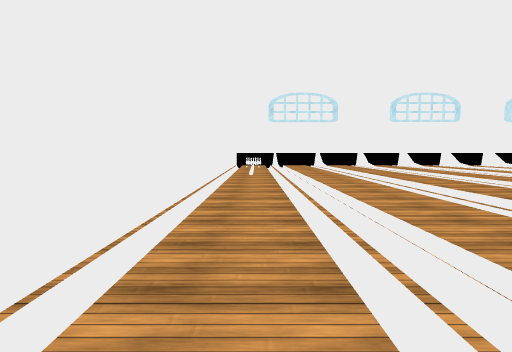
View 1 (above)

24 first-person views from a walk through a 3-D level made in the Unity game engine. The camera is 1.3 m above the floor, tilts 4° down and sees 75° across. The floor is counted in squares, 1 m on a side. Each view is taken from the middle of a square. On the plan, view 1 faces up. The plan holds only what a view shows up to about 14 squares ahead; the rest is blank. Surface patterns are stand-ins for the level's own textures.

View 2
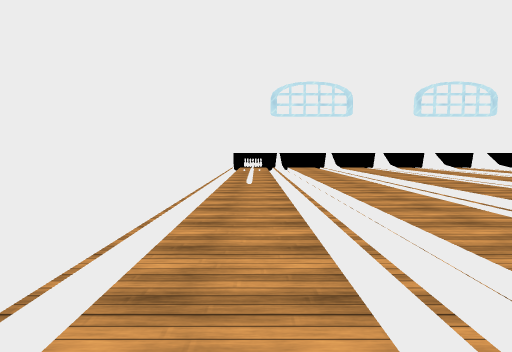

View 3
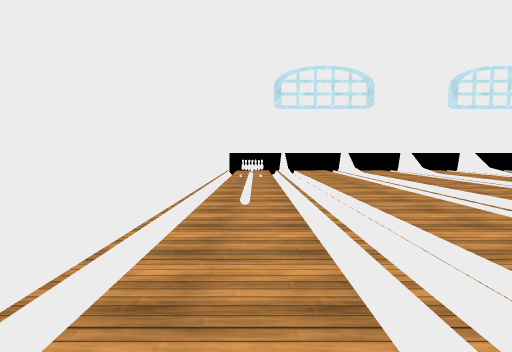

View 4
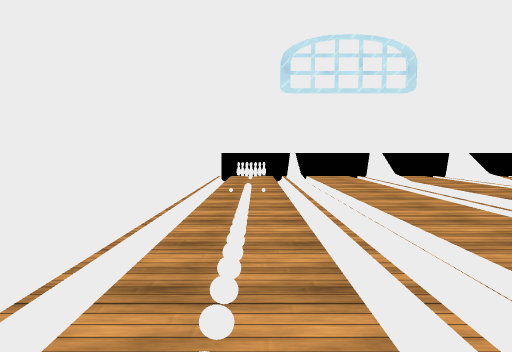

View 5
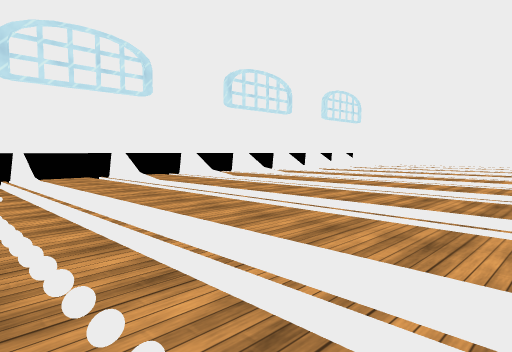

View 6
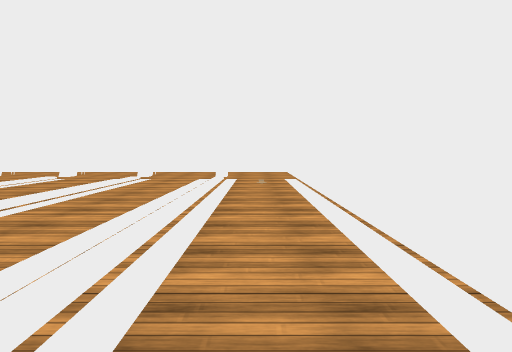

View 7
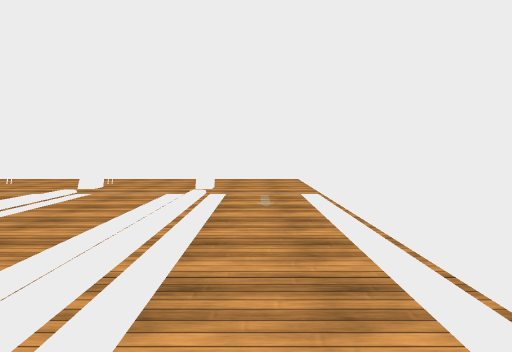

View 8
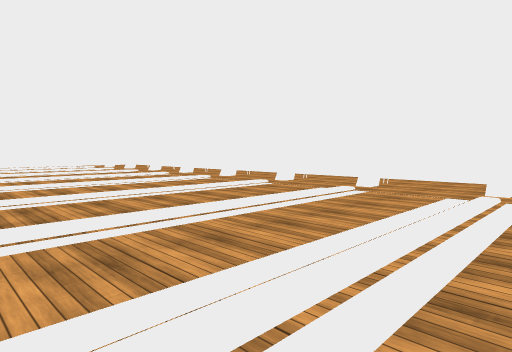

View 9
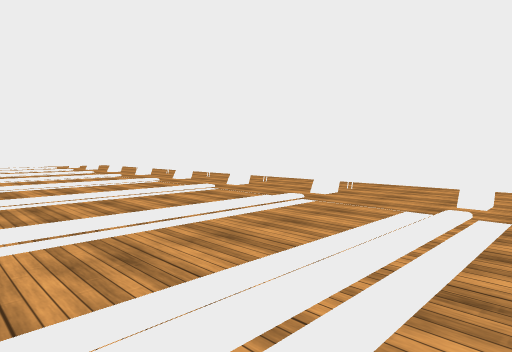

View 10
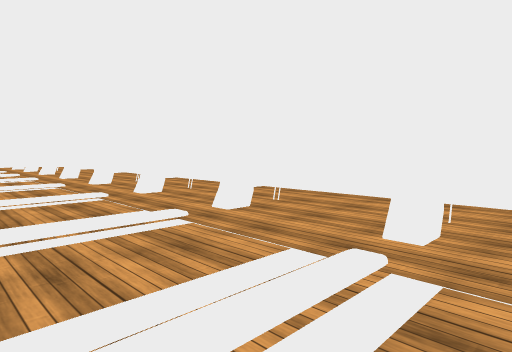

View 11
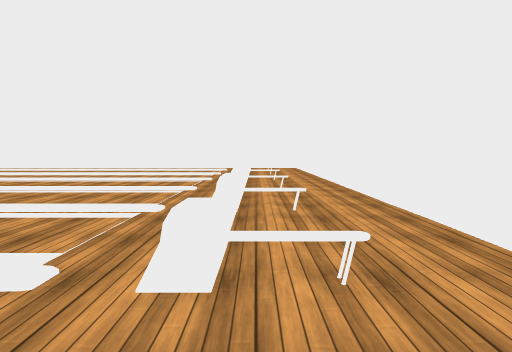

View 12
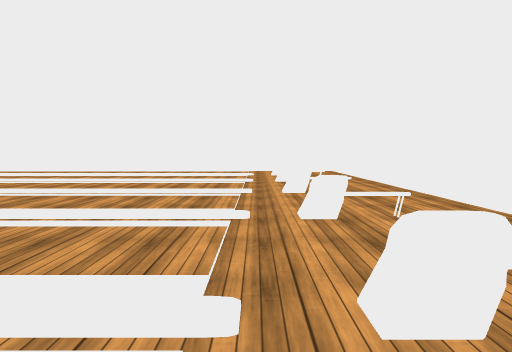

View 13
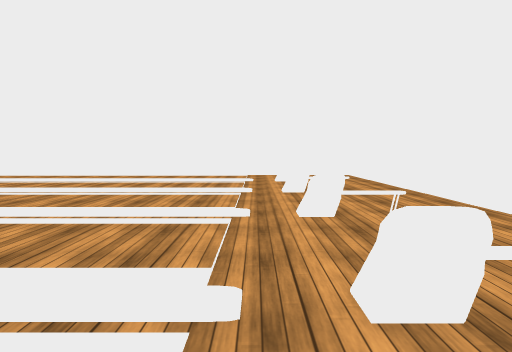

View 14
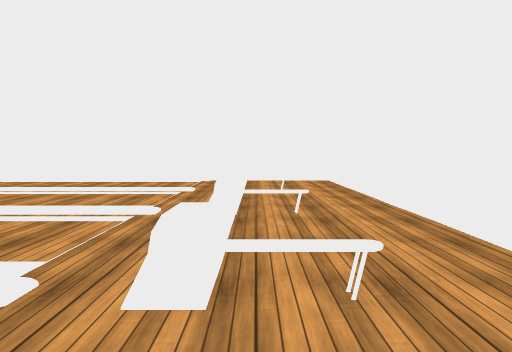

View 15
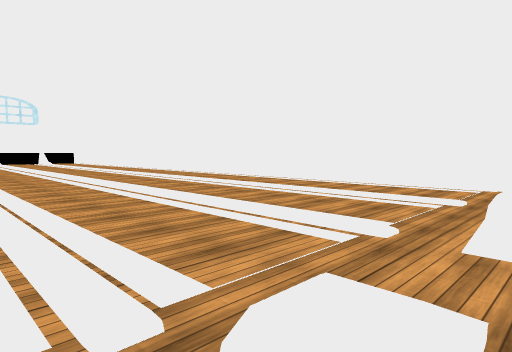

View 16
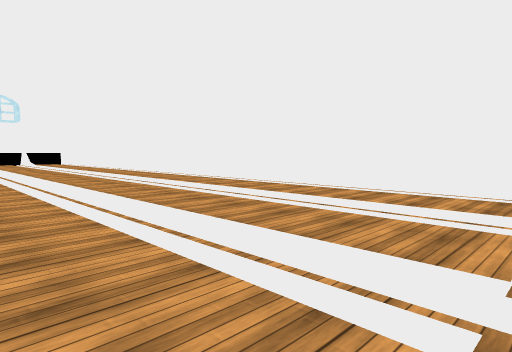

View 17
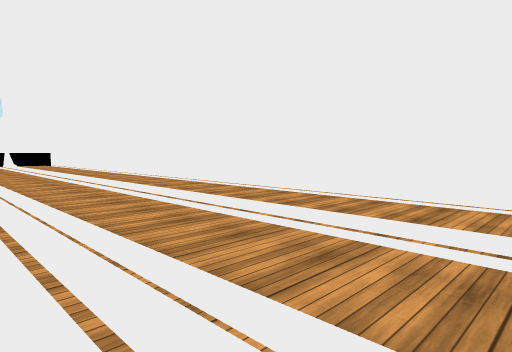

View 18
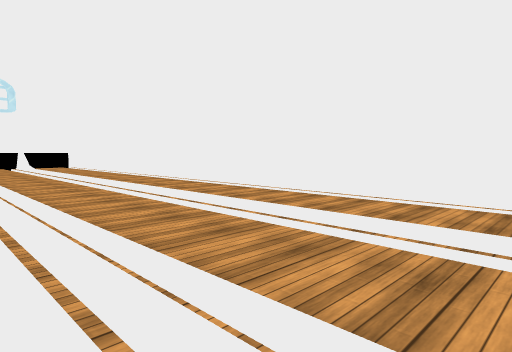

View 19
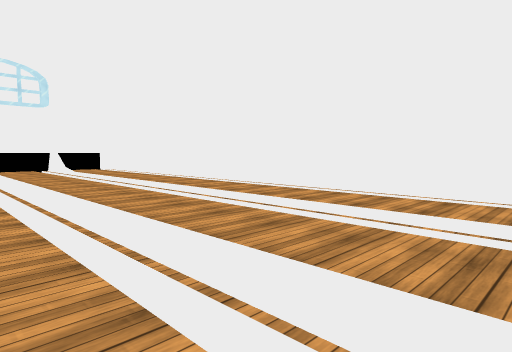

View 20
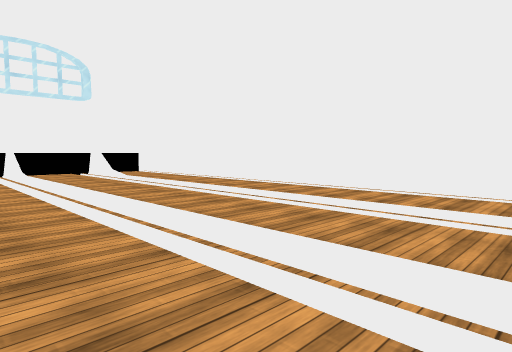

View 21
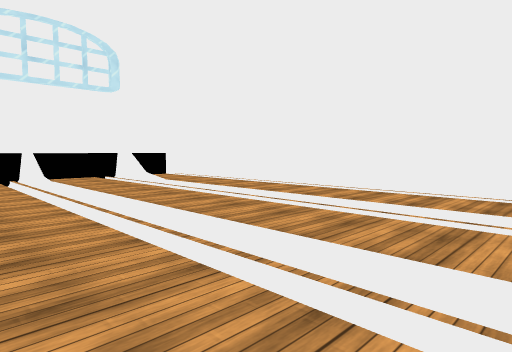

View 22
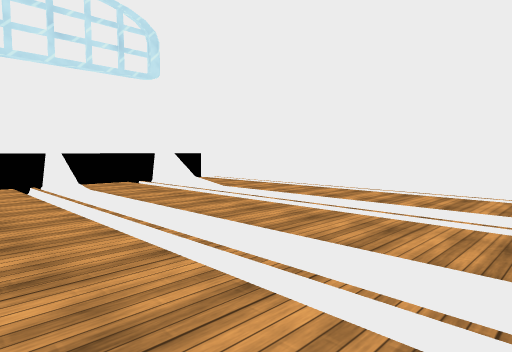

View 23
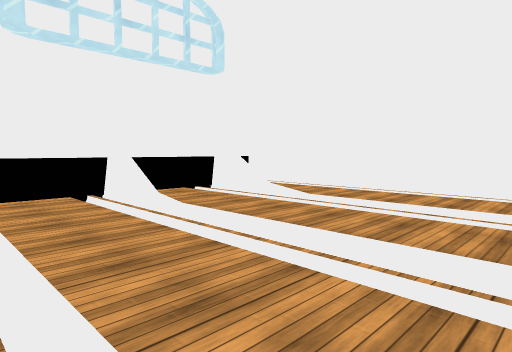

View 24
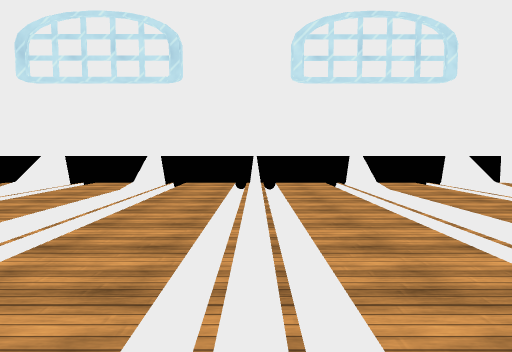

### Floor plan
Key: @ floor where view 1 was taken; # wall or solid block; x gap in a wall; . main floor; - floor 0.25 m lower than the main floor; / step, stairs or slope; = window, fence, low wall or low ledge; C coin; O other object.
Columns run from 2 left of view 1 to 36 right of it. Each row starts with its distance up from view 1.
 32    ###         ######################
 31     =..         /=../x..///..//..//..-
 30 #..///.// ../    /..//..///..//.///..-#
 29 #..///.///../     ..//.././..//.///..-#
 28 #.O-.../....      ..//..../..//.///..-#
 27 #.O-.../....       .//..../..//.///..-#
 26 #OO-.../....       .//..../..//.///..-#
 25 #.O-.../..../        /..../..//.///..-#
 24 #.O-.../..../        /..../..//.///..-#
 23 #.O-.../..../         ..../..//.///..-#
 22 #.O-.../..../         ..../..//.///..-#
 21 #.C-.../..../ ..       .../..//.///..-#
 20 #.C-.../..../ ../         /..//.///..-#
 19 #.C-.../..../ ../        ./..//.///..-#
 18 #.C-.../..../ ../          ..//.///..-#
 17 #..-.../..../              ..//.///..-#
 16 #..-.../....              /..//.///..-#
 15 #..-.../...               /..//.///..-#
 14 #..-.../..../              ..//.///..-#
 13 #..-.../..../               .//.///..-#
 12 #..-.../....              / .//.///..-#
 11 #..-.../....               ..//.///..-#
 10 #..-.../...                ..//.///..-#
  9 #..-.../..                  .//.///..-#
  8 #..-.../.                   .//.///..-#
  7 #..-.../                   ..//.///..-#
  6 #..-.../                  /..//.///..-#
  5 #..-...                   /..//.///..-#
  4 #..-...                   /..//.///..-#
  3 #..-.../                  /..//.///..-#
  2 #..-.../..../             /..//.///..-#
  1 #..-.../....//../         /..//.///..-#
  0 #.@-.../....//..//    .. ./..//.///..-#
 -1 #..-.../....//..//  //..../..//.///..-#
 -2 #..-.../....//../ ..//..../..//.///..-#
 -3 #..-.../....//..//..//..../..//.///..-#
 -4 #..-.../....//..//..//..../..//.///..-#
 -5 #..-.../..../ ..//..//..../..//.///..-#
 -6 #..-.../....//..//..//..../..//.///..-#
 -7 #..-.../....//..//..//..../..//.///..-#
 -8 #.O...................................#
 -9 #.O.=...=...=...==...x...=...=....
-10 #...=...O...x...=....=...=...x...#=..
-11 #.......O............................
-12    ..................................
-13    ..................................
-14    ##################################

Where each view was taken, in squares from view 1:
view 1: 0 up, 0 right, facing up
view 2: 5 up, 0 right, facing up
view 3: 10 up, 0 right, facing up
view 4: 16 up, 0 right, facing up
view 5: 16 up, 1 left, facing up-right
view 6: 9 up, 0 right, facing down
view 7: 3 up, 0 right, facing down
view 8: 3 up, 0 right, facing down-right
view 9: 0 up, 0 right, facing down-right
view 10: 4 down, 0 right, facing down-right
view 11: 10 down, 7 right, facing right
view 12: 8 down, 12 right, facing right
view 13: 8 down, 16 right, facing right
view 14: 10 down, 20 right, facing right
view 15: 10 down, 22 right, facing up-right
view 16: 8 down, 24 right, facing up-right
view 17: 4 down, 26 right, facing up-right
view 18: 2 up, 26 right, facing up-right
view 19: 7 up, 25 right, facing up-right
view 20: 12 up, 24 right, facing up-right
view 21: 16 up, 24 right, facing up-right
view 22: 20 up, 24 right, facing up-right
view 23: 23 up, 23 right, facing up-right
view 24: 19 up, 23 right, facing up
